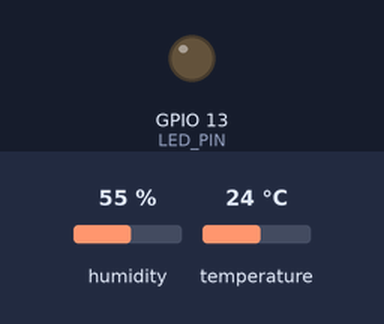
Bench run of a sketch on a simulated ESP32. Shown: output pins drawn as LEDs (lit = HIGH). The inputs (shaded band) are chosen by the test bench; at power-on: temperature 24 °C, humidity 55 %. WiFi joins after 1.5 s; servers stay silent unless stated; no MQTT or app messages arrive unless stated; what the sketch prints to the serial monitor is not drawn.

Above: at 2.7 s.
2.8 s: temperature set to 29 °C
8.8 s: temperature set to 32 °C
At 12.3 s:
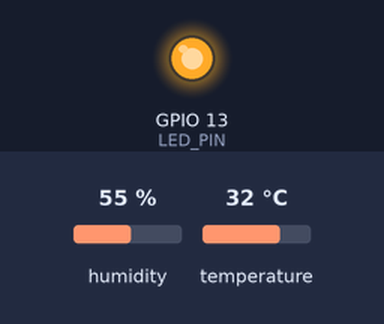
14.8 s: temperature set to 26 °C
20.8 s: temperature set to 23 °C
At 23.0 s:
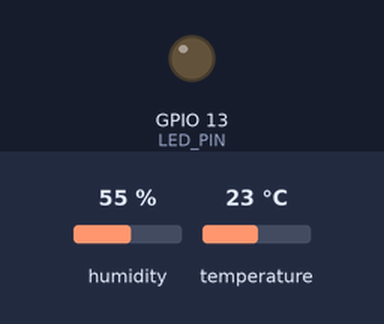
26.8 s: temperature set to 33 °C
At 32.4 s:
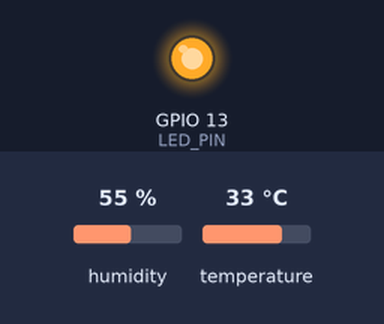
Timing chart, 0 to 33.9 s (numbered marks = the images above; inputs shaded):
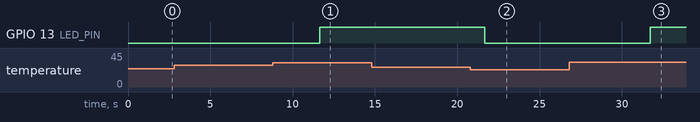

Measured:
- the behaviour switches between 30 and 31 °C on temperature (found by bisection; images 0 and 1)
- the behaviour switches between 25 and 24 °C on temperature (found by bisection; images 1 and 2)
- after the input at 2.8 s, every drawn part: stays the same
- after the input at 8.8 s, GPIO 13 (LED_PIN): LOW → HIGH after 2.8 s
- after the input at 14.8 s, every drawn part: stays the same
- after the input at 20.8 s, GPIO 13 (LED_PIN): HIGH → LOW after 0.88 s
- after the input at 26.8 s, GPIO 13 (LED_PIN): LOW → HIGH after 4.9 s

The sketch:

suhu_kelembaban.ino
```cpp
#include <WiFi.h>
#include <PubSubClient.h>
#include "DHT.h"

// Konfigurasi pin dan sensor
#define DHTPIN 4
#define DHTTYPE DHT11
#define LED_PIN 13

// Informasi jaringan WiFi
const char* ssid = "Wokwi-GUEST";
const char* password = "";

// Informasi server MQTT
const char* mqtt_server = "mqtt.esp32.my.id";
const int mqtt_port = 7931;
const char* mqtt_user = "tamu";
const char* mqtt_pass = "tamu2024";

// Objek WiFi dan MQTT
WiFiClient espClient;
PubSubClient client(espClient);
DHT dht(DHTPIN, DHTTYPE);

// Fungsi untuk menghubungkan ke WiFi
void setup_wifi() {
  delay(10);
  Serial.println("Connecting to WiFi...");
  WiFi.begin(ssid, password);

  while (WiFi.status() != WL_CONNECTED) {
    delay(500);
    Serial.print(".");
  }

  Serial.println("\nWiFi connected");
}

// Fungsi untuk menghubungkan ke broker MQTT
void reconnect() {
  while (!client.connected()) {
    Serial.print("Connecting to MQTT...");

    if (client.connect("ESP32Client", mqtt_user, mqtt_pass)) {
      Serial.println("connected");
    } else {
      Serial.print("failed, rc=");
      Serial.print(client.state());
      Serial.println(" try again in 5 seconds");
      delay(5000);
    }
  }
}

// Fungsi setup
void setup() {
  Serial.begin(115200);
  dht.begin();
  pinMode(LED_PIN, OUTPUT);

  setup_wifi();
  client.setServer(mqtt_server, mqtt_port);
}

// Fungsi utama (loop)
void loop() {
  if (!client.connected()) {
    reconnect();
  }

  client.loop();

  float humidity = dht.readHumidity();
  float temperature = dht.readTemperature();

  Serial.print("Temperature: ");
  Serial.print(temperature);
  Serial.print(" ºC | Humidity: ");
  Serial.println(humidity);

  // Kontrol LED berdasarkan suhu
  if (temperature > 30.0) {
    digitalWrite(LED_PIN, HIGH);
  } else if (temperature < 25.0) {
    digitalWrite(LED_PIN, LOW);
  }

  // Kirim data ke topik MQTT
  client.publish("esp32/temperature", String(temperature).c_str());
  client.publish("esp32/humidity", String(humidity).c_str());

  delay(5000); // Kirim setiap 5 detik
}
```
